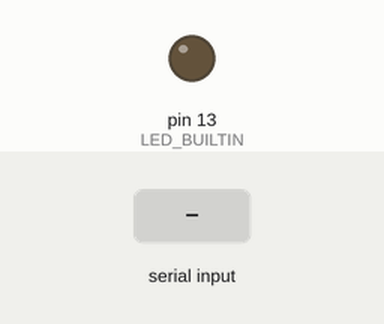
The sketch below on a simulated Arduino Leonardo, built with avr-gcc and run on an emulated ATmega32U4. On the bench: output pins drawn as LEDs (lit = HIGH). The test bench sets the inputs (shaded band).

Above: at 1.2 s.
1.3 s: "a" received over Serial
At 4.1 s:
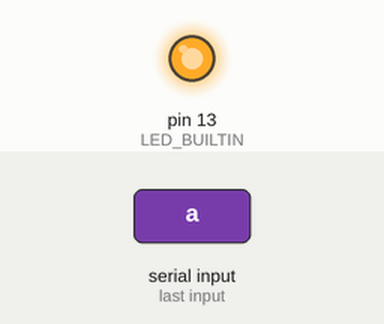
4.3 s: "b" received over Serial
At 9.2 s:
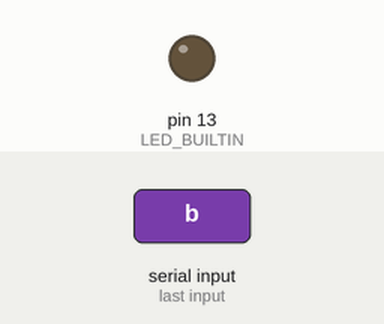
Timing chart, 0 to 10.7 s (numbered marks = the images above; inputs shaded):
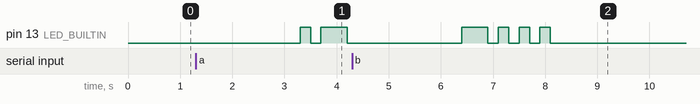

The sketch:

Morse-Code.ino
```cpp
#define SHORT_DELAY 200
#define LONG_DELAY 500

void
setup()
{
  Serial.begin(9600);
  pinMode(LED_BUILTIN, OUTPUT);
}

void
short_signal()
{
  digitalWrite(LED_BUILTIN, HIGH);
  delay(SHORT_DELAY);
  digitalWrite(LED_BUILTIN, LOW);
  delay(SHORT_DELAY);
}

void
long_signal()
{
  digitalWrite(LED_BUILTIN, HIGH);
  delay(LONG_DELAY);
  digitalWrite(LED_BUILTIN, LOW);
  delay(SHORT_DELAY);
}

void
morse(String *x)
{
  for (int i = 0;i < x->length();i++)
    switch(x->charAt(i))
    {
      case 'a' | 'A':
        short_signal();
        long_signal();
        break;
      case 'b' | 'B':
        long_signal();
        short_signal();
        short_signal();
        short_signal();
        break;
      case 'c' | 'C' :
        long_signal();
        short_signal();
        long_signal();
        short_signal();
        break;
      case 'd' | 'D' :
        long_signal();
        short_signal();
        short_signal();
        break;
      case 'e' | 'E' :
        short_signal();
        break;
      case 'f' | 'F' :
        short_signal();
        short_signal();
        long_signal();
        short_signal();
        break;
      case 'g' | 'G' :
        long_signal();
        long_signal();
        short_signal();
        break;
      case 'h' | 'H' :
        short_signal();
        short_signal();
        short_signal();
        short_signal();
        break;
      case 'i' | 'I' :
        short_signal();
        short_signal();
        break;
      case 'j' | 'J' :
        short_signal();
        long_signal();
        long_signal();
        long_signal();
        break;
      case 'k' | 'K' :
        long_signal();
        short_signal();
        long_signal();
        break;
      case 'l' | 'L' :
        short_signal();
        long_signal();
        short_signal();
        short_signal();
        break;
      case 'm' | 'M' :
        long_signal();
        long_signal();
        break;
      case 'n' | 'N' :
        long_signal();
        short_signal();
        break;
      case 'o' | 'O' :
        long_signal();
        long_signal();
        long_signal();
        break;
      case 'p' | 'P' :
        short_signal();
        long_signal();
        long_signal();
        short_signal();
        break;
      case 'q' | 'Q' :
        long_signal();
        long_signal();
        short_signal();
        long_signal();
        break;
      case 'r' | 'R' :
        short_signal();
        long_signal();
        short_signal();
        break;
      case 's' | 'S' :
        short_signal();
        short_signal();
        short_signal();
        break;
      case 't' | 'T' :
        long_signal();
        break;
      case 'u' | 'U' :
        short_signal();
        short_signal();
        long_signal();
        break;
      case 'v' | 'V' :
        short_signal();
        short_signal();
        short_signal();
        long_signal();
        break;
      case 'w' | 'W' :
        short_signal();
        long_signal();
        long_signal();
        break;
      case 'x' | 'X' :
        long_signal();
        short_signal();
        short_signal();
        long_signal();
        break;
      case 'y' | 'Y' :
        long_signal();
        short_signal();
        long_signal();
        long_signal();
        break;
      case 'z' | 'Z' :
        long_signal();
        long_signal();
        short_signal();
        short_signal();
        break;
    }
}

void
loop()
{
  while (Serial.available() == 0) {}

  String input = Serial.readString();

  delay(1000);
  morse(&input);
}
```

Measured:
- after the input at 1.3 s, pin 13 (LED_BUILTIN): LOW → HIGH after 2.0 s, → LOW 0.20 s later, → HIGH 0.20 s later, → LOW 0.50 s later
- after the input at 4.3 s, pin 13 (LED_BUILTIN): LOW → HIGH after 2.1 s, then repeats every 0.40 s: LOW 0.20 s, HIGH 0.20 s, until it stays LOW from 8.1 s
